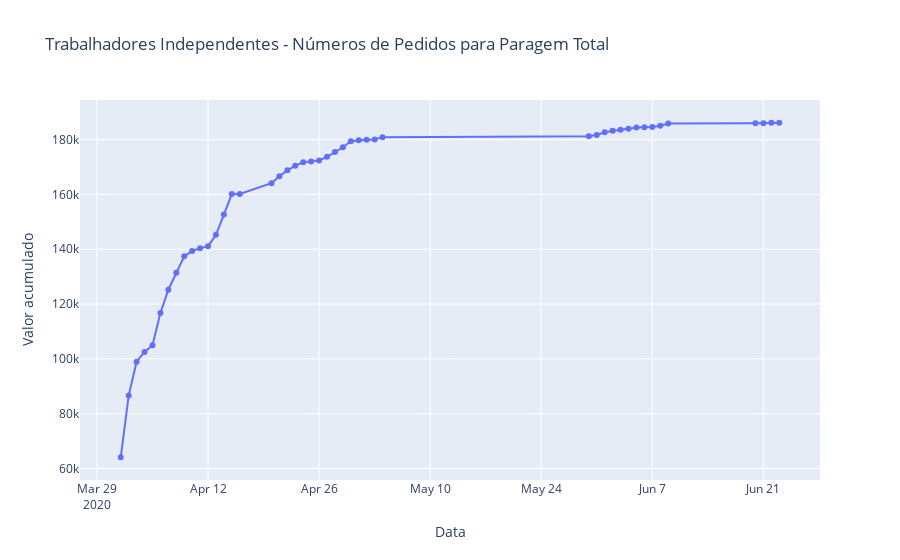

Notebook code for this chart:
### Code cell
# Trabalhadores Independentes - Paragem Total 
df=red_byday[['DATA','TI_ParagemTotal']]
df['TI_ParagemTotal'] = df['TI_ParagemTotal'].cumsum()
df.set_index('DATA',inplace=True)
fig = go.Figure()
for col in df.columns:
    fig.add_trace(go.Scatter(x=df.index, y=df[col].values,
                             name = col,
                             mode = 'markers+lines',
                             line=dict(shape='linear'),
                             connectgaps=True
                             )
                 )
fig.update_layout(
title='Trabalhadores Independentes - Números de Pedidos para Paragem Total', xaxis_title="Data", yaxis_title="Valor acumulado")
fig.show()

### Figure 1 — Plotly figure (JSON) as saved in the notebook; plotly's stock layout.template omitted (floating-point values rounded to 4 significant figures)
{"data": [{"connectgaps": true, "line": {"shape": "linear"}, "mode": "markers+lines", "name": "TI_ParagemTotal", "type": "scatter", "x": ["2020-04-01", "2020-04-02", "2020-04-03", "2020-04-04", "2020-04-05", "2020-04-06", "2020-04-07", "2020-04-08", "2020-04-09", "2020-04-10", "2020-04-11", "2020-04-12", "2020-04-13", "2020-04-14", "2020-04-15", "2020-04-16", "2020-04-20", "2020-04-21", "2020-04-22", "2020-04-23", "2020-04-24", "2020-04-25", "2020-04-26", "2020-04-27", "2020-04-28", "2020-04-29", "2020-04-30", "2020-05-01", "2020-05-02", "2020-05-03", "2020-05-04", "2020-05-30", "2020-05-31", "2020-06-01", "2020-06-02", "2020-06-03", "2020-06-04", "2020-06-05", "2020-06-06", "2020-06-07", "2020-06-08", "2020-06-09", "2020-06-20", "2020-06-21", "2020-06-22", "2020-06-23"], "y": [64088, 86584, 98982, 102540, 104999, 116730, 125246, 131407, 137425, 139362, 140415, 141060, 145276, 152664, 160161, 160163, 164140, 166624, 168828, 170528, 171775, 172081, 172367, 173767, 175461, 177231, 179474, 179820, 179975, 180081, 180928, 181265, 181695, 182703, 183244, 183642, 184010, 184420, 184507, 184594, 185125, 185934, 185997, 186029, 186182, 186183]}], "layout": {"title": {"text": "Trabalhadores Independentes - Números de Pedidos para Paragem Total"}, "xaxis": {"title": {"text": "Data"}}, "yaxis": {"title": {"text": "Valor acumulado"}}}}
